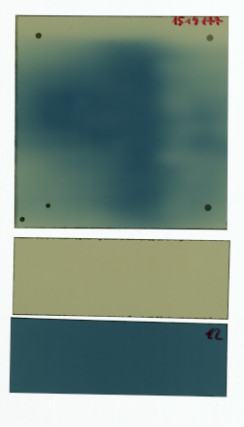
#> input picture Pacjent_Ref1160cGy.tif, 244 x 427 px, found by its file name
$ jupyter execute dosymetry.ipynb
#> lines starting #> are read from the running program, lines starting #| are printed output that depends on the picture; after the words box and inside, x2 and y2 are one past the last pixel; in counts of white or black regions, pixels touching at a corner belong together
[cell 1]
import cv2
import numpy as np
import matplotlib.pyplot as plt
from copy import deepcopy

[cell 2]
def binarize_stripes(stripes_raw, verbose=False):
    stripes_gray = cv2.cvtColor(stripes_raw, cv2.COLOR_BGR2GRAY)
    stripes_blured = cv2.GaussianBlur(stripes_gray, (5, 5), 0)
    _, stripes_binarized = cv2.threshold(stripes_blured, 0, 255, cv2.THRESH_OTSU + cv2.THRESH_BINARY_INV)
    if verbose:
        plt.imshow(stripes_binarized, 'grey')
        plt.show()
    return stripes_binarized

def find_n_contours(stripes_binarized, stripes_raw, n=3, verbose=False):
    contours, _ = cv2.findContours(stripes_binarized, cv2.RETR_EXTERNAL, cv2.CHAIN_APPROX_SIMPLE)
    contours_sorted = sorted(contours, key=lambda x: cv2.contourArea(x), reverse=True)

    if verbose:
        stripes_raw_copy = deepcopy(stripes_raw)
        stripes_raw_copy = cv2.cvtColor(stripes_raw_copy, cv2.COLOR_BGR2RGB)
        rectangle_size = 20
        for contour in contours_sorted[:n]:
            M = cv2.moments(contour)
            cx = int(M["m10"] / M["m00"])
            cy = int(M["m01"] / M["m00"])

            cv2.drawContours(stripes_raw_copy, [contour], -1, (200, 0, 0), 2)
            cv2.circle(stripes_raw_copy, (cx, cy), 5, (0, 160, 0), -1)
            cv2.rectangle(stripes_raw_copy, (cx-rectangle_size, cy-rectangle_size), (cx+rectangle_size, cy+rectangle_size), (0, 0, 160))

        plt.imshow(stripes_raw_copy)
        plt.show()
    return contours_sorted[:n]

[cell 3]
def label_contours(stripes_raw, contours):
    valued_contours = []
    for contour in contours:
        M = cv2.moments(contour)
        cx = int(M["m10"] / M["m00"])
        cy = int(M["m01"] / M["m00"])
        mean = np.mean(stripes_raw[cy-10: cy+10, cx-10: cx+10])

        black_canvas = np.zeros_like(stripes_raw).astype(np.uint8)
        cv2.drawContours(black_canvas, [contour], -1, (255,255,255), cv2.FILLED)
        var = np.var(stripes_raw[black_canvas == 255])

        valued_contours.append((contour, mean, var))


    valued_contours = sorted(valued_contours, key=lambda x: x[2], reverse=True)
    result = {'sample': valued_contours[0][0]}
    if len(valued_contours) > 1:
        valued_contours = sorted(valued_contours[1:], key=lambda x: x[1], reverse=True)
        result['control'] = valued_contours[0][0]
        result['max_dose'] = valued_contours[1][0]

    return result

[cell 4]
def find_maximal_inscribed_rectangle(bin, contour):
    mask = np.zeros_like(bin).astype(np.uint8)
    cv2.drawContours(mask, [contour], -1, 255, -1)  # Fill the contour

    dist_transform = cv2.distanceTransform(mask, cv2.DIST_L2, 5)

    # Find the maximum inscribed rectangle
    max_area = 0
    best_rect = None
    h, w = dist_transform.shape
    a = 0

    # Iterate through possible rectangles
    for y in range(h):
        for x in range(w):
            if dist_transform[y, x] > 0:
                for rect_w in range(int(dist_transform[y, x]) * 2, 0, -1):
                    rect_h = rect_w
                    x0 = x - rect_w // 2
                    y0 = y - rect_h // 2
                    x1 = x0 + rect_w
                    y1 = y0 + rect_h

                    if x0 >= 0 and y0 >= 0 and x1 < w and y1 < h:
                        if np.all(mask[y0:y1, x0:x1] == 255):
                            area = rect_w * rect_h
                            if area > max_area:
                                max_area = area
                                best_rect = (x0, y0, rect_w, rect_h)
                            break
    return best_rect

[cell 5]
dosymetry_raw = cv2.imread(r'C:\Studia\Magisterka\dosymetry_slicer\Pacjent_Ref1160cGy.tif', cv2.IMREAD_UNCHANGED)
#> dosymetry_raw is the input picture: shape (427, 244, 3) uint16; mean B, G, R 39037.6, 40862.9, 37013.8
dosymetry_imshow = (dosymetry_raw / 2**8).astype(np.uint8)
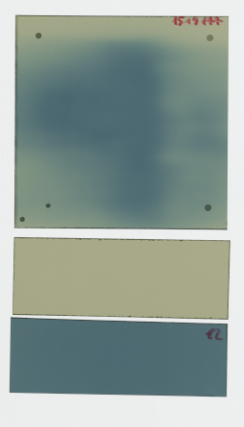
#> dosymetry_imshow: shape (427, 244, 3); mean B, G, R 152, 159.1, 144.1
plt.imshow(dosymetry_imshow)

[cell 6]
stripes_binarized = binarize_stripes(dosymetry_raw, False)
#> in binarize_stripes, `stripes_gray = cv2.cvtColor(stripes_raw, cv2.COLOR_BGR2GRAY)`:
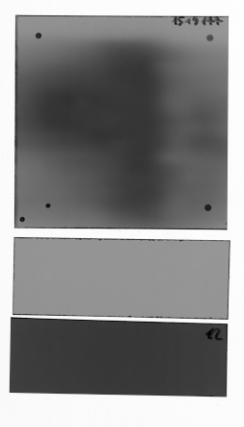
#> stripes_gray: shape (427, 244) uint16; min 15245, max 61606, mean 39503.9; drawn with min black and max white
#> in binarize_stripes, `stripes_blured = cv2.GaussianBlur(stripes_gray, (5, 5), 0)`:
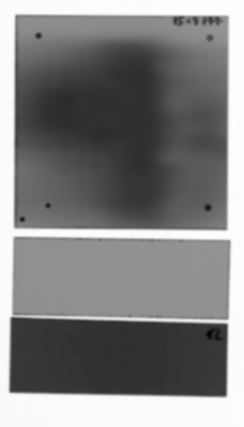
#> stripes_blured: shape (427, 244) uint16; min 16712, max 61485, mean 39503.8; drawn with min black and max white
#> in binarize_stripes, `_, stripes_binarized = cv2.threshold(stripes_blured, 0, 255, cv2.THRES..`:
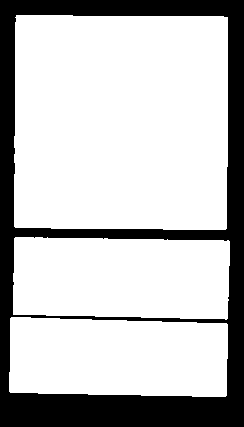
#> stripes_binarized: shape (427, 244) uint16; 75.5% white; 1 black region

recalibration_stripes_present = True

contours = find_n_contours(stripes_binarized.astype(np.uint8), dosymetry_imshow, 3 if recalibration_stripes_present else 1, False)
#> in find_n_contours, `contours, _ = cv2.findContours(stripes_binarized, cv2.RETR_EXTERNAL, c..`: contours = 3 contours; box (x1, y1, x2, y2) and area: (14, 15, 228, 230) 45032, (13, 237, 230, 320) 16602, (9, 317, 228, 397) 16011
#> in find_n_contours, `contours, _ = cv2.findContours(stripes_binarized, cv2.RETR_EXTERNAL, c..`: stripes_binarized: shape (427, 244); 75.5% white; 1 black region
#> in find_n_contours, `contours_sorted = sorted(contours, key=lambda x: cv2.contourArea(x), r..`: contours_sorted has the same summary as contours

labelled_contours = label_contours(dosymetry_imshow, contours)
#> the loop in label_contours, `for contour in contours:` made 3 passes
#> (cx, cy, mean, var) on passes 1 to 3: (120, 121, 99.27, 443.5), (121, 277, 157.2, 250), (117, 357, 99.17, 331.4)
#> after the loop in label_contours, `for contour in contours:`:
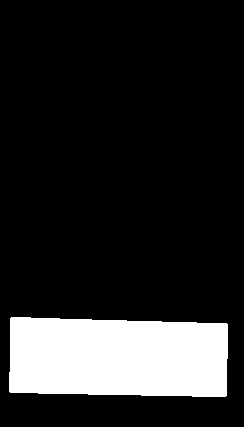
#> black_canvas: shape (427, 244, 3); 15.6% white; 1 white region, box (x1, y1, x2, y2) and area: (9, 317, 228, 397) 16301
#> after the loop in label_contours, `for contour in contours:`: valued_contours = 3 items
#> in label_contours, `result = {'sample': valued_contours[0][0]}`: result = {'sample': contour of 31 points, box (x1, y1, x2, y2) (14, 15, 228, 230), area 45032}
#> in label_contours, `valued_contours = sorted(valued_contours[1:], key=lambda x: x[1], reve..`: valued_contours = 2 items
#> labelled_contours = 3 items
best_rect = find_maximal_inscribed_rectangle(stripes_binarized, labelled_contours['sample'])
#> in find_maximal_inscribed_rectangle, `mask = np.zeros_like(bin).astype(np.uint8)`: mask: shape (427, 244); every value is 0
#> in find_maximal_inscribed_rectangle, `cv2.drawContours(mask, [contour], -1, 255, -1)`:
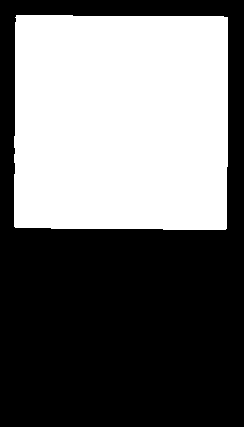
#> mask: shape (427, 244); 43.6% white; 1 white region, box (x1, y1, x2, y2) and area: (14, 15, 228, 230) 45456
#> in find_maximal_inscribed_rectangle, `dist_transform = cv2.distanceTransform(mask, cv2.DIST_L2, 5)`:
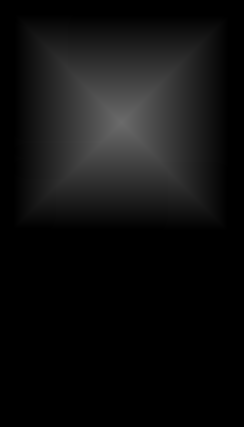
#> dist_transform: shape (427, 244) float32; min 0, max 107, mean 15.7
#> best_rect = (16, 17, 211, 211)
x, y, rw, rh = best_rect
#> x = 16; y = 17; rw = 211; rh = 211


roi_coordinates = {'sample': {'x': x, 'y': y, 'w': rw, 'h': rh}}
if recalibration_stripes_present:
    for name in ['control', 'max_dose']:
        M = cv2.moments(labelled_contours[name])
        cx = int(M["m10"] / M["m00"])
        cy = int(M["m01"] / M["m00"])
        roi_coordinates[name] = {'cx': cx, 'cy':cy}
#> this loop made 2 passes
#> (cx, cy) on passes 1 to 2: (121, 277), (117, 357)
#> after the loop, roi_coordinates = 3 items
roi_coordinates

$ run again, with X6 MV FFF Kalibracja 2023.07.31.png saved as Pacjent_Ref1160cGy.tif
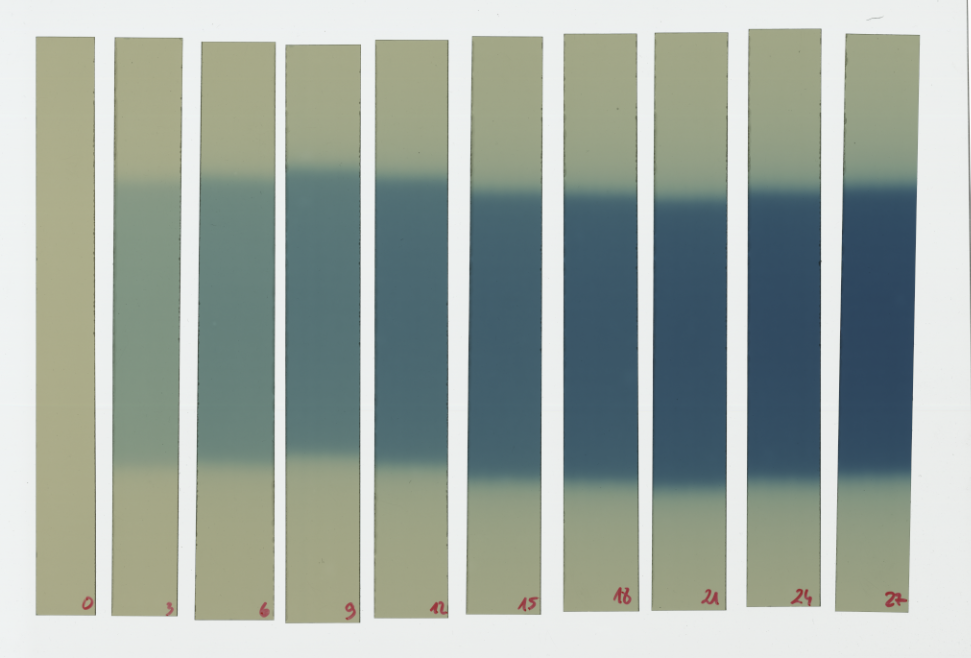
#> input picture X6 MV FFF Kalibracja 2023.07.31.png, 971 x 658 px, found by its file name
#> dosymetry_raw is the input picture: shape (658, 971, 3); mean B, G, R 162.2, 170.2, 159.5
#> dosymetry_imshow: shape (658, 971, 3); every value is 0
#> in binarize_stripes, `_, stripes_binarized = cv2.threshold(stripes_blured, 0, 255, cv2.THRES..`:
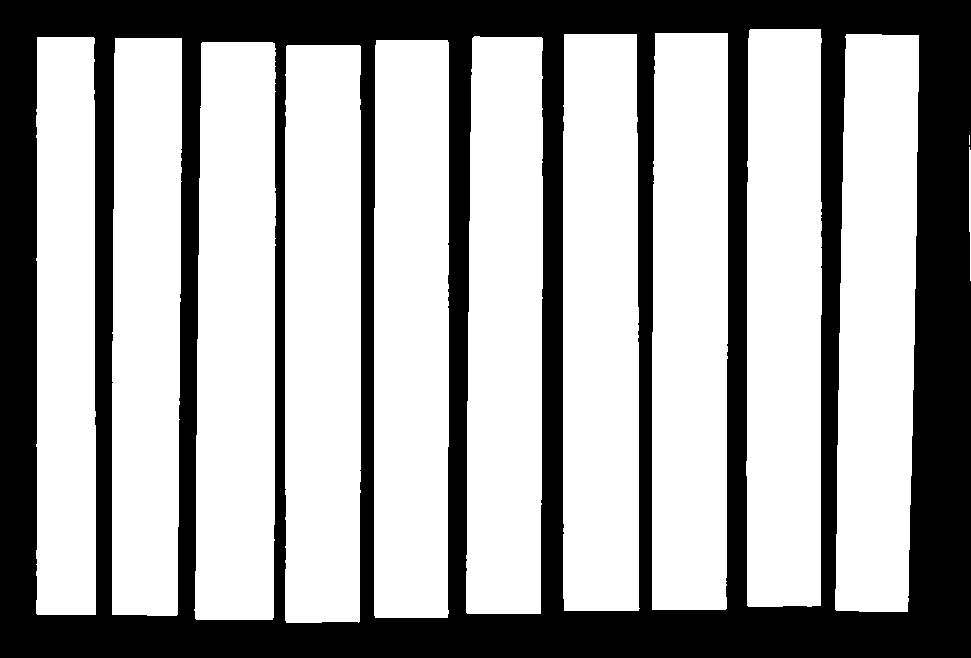
#> stripes_binarized: shape (658, 971); 65.5% white; 1 black region
#> in find_n_contours, `contours, _ = cv2.findContours(stripes_binarized, cv2.RETR_EXTERNAL, c..`: contours = 12 contours, 1 with area under 20; largest, box (x1, y1, x2, y2) and area: (194, 42, 276, 620) 43912, (285, 45, 361, 623) 42931, (563, 34, 640, 611) 42719, (652, 33, 728, 610) 42458, (374, 40, 449, 618) 42336
#> contours_sorted has the same summary as contours
#> `contours = find_n_contours(stripes_binarized.astype(np.uint8), dosymet..`: contours = 3 contours; box (x1, y1, x2, y2) and area: (194, 42, 276, 620) 43912, (285, 45, 361, 623) 42931, (563, 34, 640, 611) 42719
#> the loop in label_contours, `for contour in contours:` made 3 passes
#> (cx, cy) on passes 1 to 3: (235, 333), (322, 332), (600, 323)
#> after the loop in label_contours, `for contour in contours:`: valued_contours = 3 items
#> result = {'sample': contour of 77 points, box (x1, y1, x2, y2) (194, 42, 276, 620), area 43912}
#> in label_contours, `valued_contours = sorted(valued_contours[1:], key=lambda x: x[1], reve..`: valued_contours = 2 items
#> labelled_contours = 3 items
#> in find_maximal_inscribed_rectangle, `dist_transform = cv2.distanceTransform(mask, cv2.DIST_L2, 5)`:
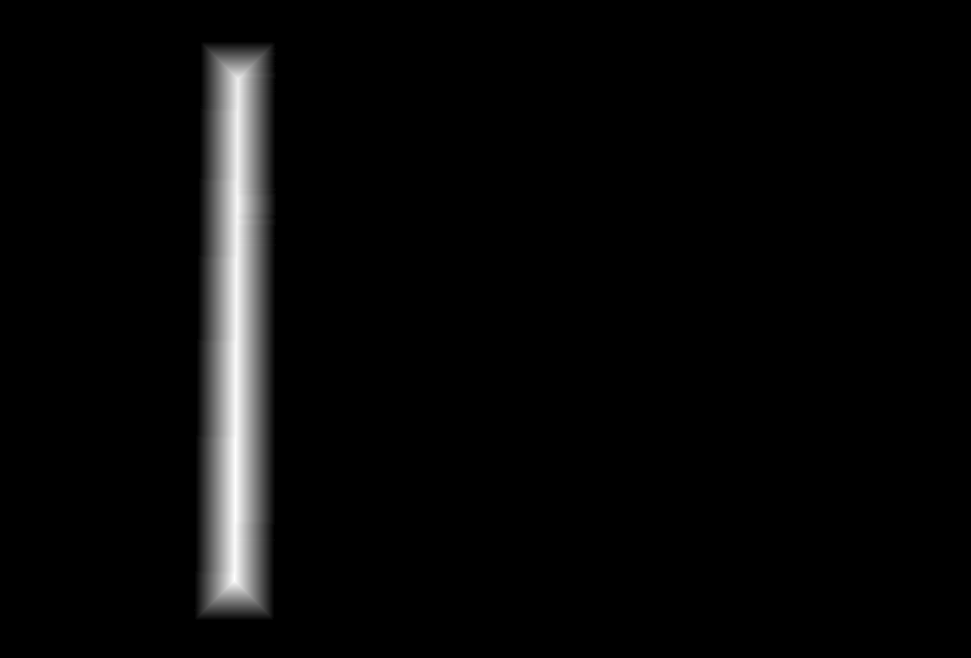
#> dist_transform: shape (658, 971) float32; min 0, max 40, mean 1.3; drawn with min black and max white
#> `best_rect = find_maximal_inscribed_rectangle(stripes_binarized, labell..`: best_rect = (196, 435, 79, 79)
#> x = 196; y = 435; rw = 79
#> the loop `for name in ['control', 'max_dose']:` made 2 passes
#> after the loop `for name in ['control', 'max_dose']:`: roi_coordinates = 3 items
